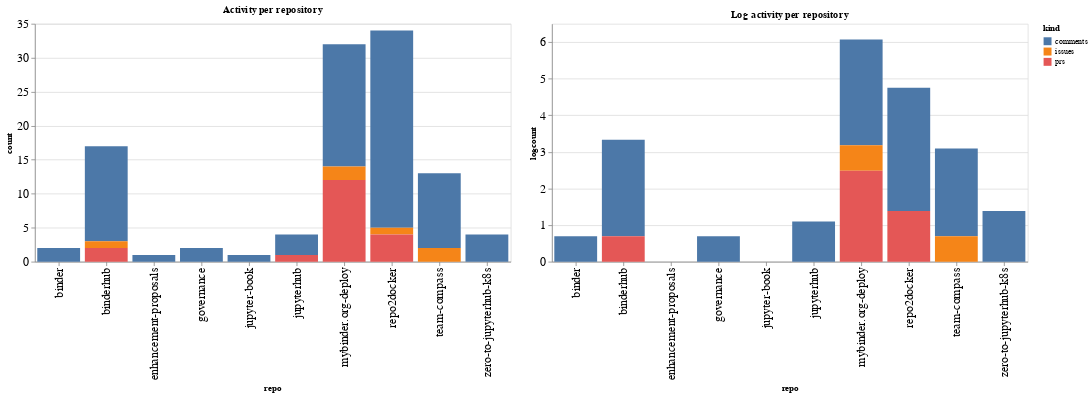

Notebook code cell kept with this figure:
### Code cell
ch1 = alt.Chart(repo_summaries, width=600, title="Activity per repository").mark_bar().encode(
    x='repo',
    y='count',
    color='kind',
    tooltip="kind"
)

ch2 = alt.Chart(repo_summaries, width=600, title="Log activity per repository").mark_bar().encode(
    x='repo',
    y='logcount',
    color='kind',
    tooltip="kind"
)

ch1 | ch2

### Figure 1 — Vega-Lite specification as saved in the notebook (floating-point values rounded to 4 significant figures)
{"config": {"axisLeft": {"labelFontSize": 15}, "axisBottom": {"labelFontSize": 15}}, "hconcat": [{"mark": "bar", "encoding": {"color": {"type": "nominal", "field": "kind"}, "tooltip": {"type": "nominal", "field": "kind"}, "x": {"type": "nominal", "field": "repo"}, "y": {"type": "quantitative", "field": "count"}}, "title": "Activity per repository", "width": 600}, {"mark": "bar", "encoding": {"color": {"type": "nominal", "field": "kind"}, "tooltip": {"type": "nominal", "field": "kind"}, "x": {"type": "nominal", "field": "repo"}, "y": {"type": "quantitative", "field": "logcount"}}, "title": "Log activity per repository", "width": 600}], "data": {"name": "data-2df16e9ec95a37062b813a1cc0421a27"}, "$schema": "https://vega.github.io/schema/vega-lite/v4.8.1.json", "datasets": {"data-2df16e9ec95a37062b813a1cc0421a27": [{"repo": "binder", "kind": "comments", "count": 2, "logcount": 0.6931}, {"repo": "binderhub", "kind": "comments", "count": 14, "logcount": 2.639}, {"repo": "binderhub", "kind": "issues", "count": 1, "logcount": 0.0}, {"repo": "binderhub", "kind": "prs", "count": 2, "logcount": 0.6931}, {"repo": "enhancement-proposals", "kind": "comments", "count": 1, "logcount": 0.0}, {"repo": "governance", "kind": "comments", "count": 2, "logcount": 0.6931}, {"repo": "jupyter-book", "kind": "comments", "count": 1, "logcount": 0.0}, {"repo": "jupyterhub", "kind": "comments", "count": 3, "logcount": 1.099}, {"repo": "jupyterhub", "kind": "prs", "count": 1, "logcount": 0.0}, {"repo": "mybinder.org-deploy", "kind": "comments", "count": 18, "logcount": 2.89}, {"repo": "mybinder.org-deploy", "kind": "issues", "count": 2, "logcount": 0.6931}, {"repo": "mybinder.org-deploy", "kind": "prs", "count": 12, "logcount": 2.485}, {"repo": "repo2docker", "kind": "comments", "count": 29, "logcount": 3.367}, {"repo": "repo2docker", "kind": "issues", "count": 1, "logcount": 0.0}, {"repo": "repo2docker", "kind": "prs", "count": 4, "logcount": 1.386}, {"repo": "team-compass", "kind": "comments", "count": 11, "logcount": 2.398}, {"repo": "team-compass", "kind": "issues", "count": 2, "logcount": 0.6931}, {"repo": "zero-to-jupyterhub-k8s", "kind": "comments", "count": 4, "logcount": 1.386}]}}
